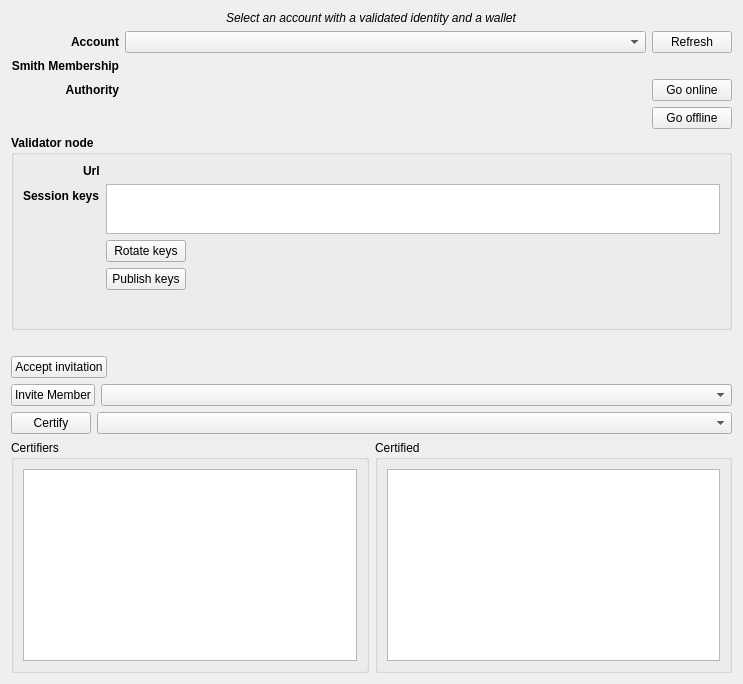
<?xml version="1.0" encoding="UTF-8"?>
<ui version="4.0">
 <class>SmithWidget</class>
 <widget class="QWidget" name="SmithWidget">
  <property name="geometry">
   <rect>
    <x>0</x>
    <y>0</y>
    <width>743</width>
    <height>684</height>
   </rect>
  </property>
  <property name="sizePolicy">
   <sizepolicy hsizetype="Preferred" vsizetype="Preferred">
    <horstretch>0</horstretch>
    <verstretch>0</verstretch>
   </sizepolicy>
  </property>
  <property name="windowTitle">
   <string>Smith</string>
  </property>
  <layout class="QVBoxLayout" name="verticalLayout_2">
   <item alignment="Qt::AlignHCenter">
    <widget class="QLabel" name="label">
     <property name="font">
      <font>
       <italic>true</italic>
      </font>
     </property>
     <property name="text">
      <string>Select an account with a validated identity and a wallet</string>
     </property>
    </widget>
   </item>
   <item>
    <layout class="QGridLayout" name="gridLayout">
     <item row="2" column="2">
      <widget class="QPushButton" name="goOnlineButton">
       <property name="sizePolicy">
        <sizepolicy hsizetype="Fixed" vsizetype="Fixed">
         <horstretch>0</horstretch>
         <verstretch>0</verstretch>
        </sizepolicy>
       </property>
       <property name="text">
        <string>Go online</string>
       </property>
      </widget>
     </item>
     <item row="2" column="1">
      <widget class="QLabel" name="authorityValueLabel">
       <property name="text">
        <string/>
       </property>
      </widget>
     </item>
     <item row="0" column="1">
      <widget class="QComboBox" name="accountComboBox">
       <property name="sizePolicy">
        <sizepolicy hsizetype="Expanding" vsizetype="Fixed">
         <horstretch>0</horstretch>
         <verstretch>0</verstretch>
        </sizepolicy>
       </property>
       <property name="toolTip">
        <string/>
       </property>
       <property name="editable">
        <bool>false</bool>
       </property>
       <property name="minimumContentsLength">
        <number>0</number>
       </property>
      </widget>
     </item>
     <item row="0" column="0">
      <widget class="QLabel" name="accountLabel">
       <property name="font">
        <font>
         <weight>75</weight>
         <bold>true</bold>
        </font>
       </property>
       <property name="text">
        <string>Account</string>
       </property>
       <property name="alignment">
        <set>Qt::AlignRight|Qt::AlignTrailing|Qt::AlignVCenter</set>
       </property>
      </widget>
     </item>
     <item row="1" column="0">
      <widget class="QLabel" name="membershipLabel">
       <property name="font">
        <font>
         <weight>75</weight>
         <bold>true</bold>
        </font>
       </property>
       <property name="text">
        <string>Smith Membership</string>
       </property>
       <property name="alignment">
        <set>Qt::AlignRight|Qt::AlignTrailing|Qt::AlignVCenter</set>
       </property>
      </widget>
     </item>
     <item row="1" column="1">
      <widget class="QLabel" name="membershipValueLabel">
       <property name="text">
        <string/>
       </property>
      </widget>
     </item>
     <item row="0" column="2">
      <widget class="QPushButton" name="refreshSmithButton">
       <property name="toolTip">
        <string>Refresh nodes from network</string>
       </property>
       <property name="text">
        <string>Refresh</string>
       </property>
       <property name="icon">
        <iconset resource="../../icons/tikka.slots.pyqt.resources.icons.index.qrc">
         <normaloff>:/icons/refresh_icon</normaloff>:/icons/refresh_icon</iconset>
       </property>
      </widget>
     </item>
     <item row="2" column="0">
      <widget class="QLabel" name="authorityLabel">
       <property name="font">
        <font>
         <weight>75</weight>
         <bold>true</bold>
        </font>
       </property>
       <property name="text">
        <string>Authority</string>
       </property>
       <property name="alignment">
        <set>Qt::AlignRight|Qt::AlignTrailing|Qt::AlignVCenter</set>
       </property>
      </widget>
     </item>
     <item row="3" column="2">
      <widget class="QPushButton" name="goOfflineButton">
       <property name="sizePolicy">
        <sizepolicy hsizetype="Fixed" vsizetype="Fixed">
         <horstretch>0</horstretch>
         <verstretch>0</verstretch>
        </sizepolicy>
       </property>
       <property name="text">
        <string>Go offline</string>
       </property>
      </widget>
     </item>
     <item row="1" column="2">
      <widget class="QLabel" name="loaderIconLabel">
       <property name="sizePolicy">
        <sizepolicy hsizetype="Preferred" vsizetype="Preferred">
         <horstretch>0</horstretch>
         <verstretch>0</verstretch>
        </sizepolicy>
       </property>
       <property name="maximumSize">
        <size>
         <width>16</width>
         <height>16</height>
        </size>
       </property>
       <property name="baseSize">
        <size>
         <width>16</width>
         <height>16</height>
        </size>
       </property>
       <property name="text">
        <string/>
       </property>
       <property name="pixmap">
        <pixmap resource="../../icons/tikka.slots.pyqt.resources.icons.index.qrc">:/icons/loader</pixmap>
       </property>
       <property name="scaledContents">
        <bool>true</bool>
       </property>
       <property name="alignment">
        <set>Qt::AlignCenter</set>
       </property>
      </widget>
     </item>
    </layout>
   </item>
   <item>
    <widget class="QGroupBox" name="validatorNodeGroupBox">
     <property name="sizePolicy">
      <sizepolicy hsizetype="Expanding" vsizetype="Expanding">
       <horstretch>0</horstretch>
       <verstretch>0</verstretch>
      </sizepolicy>
     </property>
     <property name="font">
      <font>
       <weight>75</weight>
       <bold>true</bold>
      </font>
     </property>
     <property name="autoFillBackground">
      <bool>false</bool>
     </property>
     <property name="title">
      <string>Validator node</string>
     </property>
     <layout class="QFormLayout" name="formLayout">
      <property name="labelAlignment">
       <set>Qt::AlignRight|Qt::AlignTrailing|Qt::AlignVCenter</set>
      </property>
      <item row="0" column="0">
       <widget class="QLabel" name="urlLabel">
        <property name="font">
         <font>
          <weight>75</weight>
          <bold>true</bold>
         </font>
        </property>
        <property name="text">
         <string>Url</string>
        </property>
       </widget>
      </item>
      <item row="1" column="0">
       <widget class="QLabel" name="sessionKeysLabel">
        <property name="font">
         <font>
          <weight>75</weight>
          <bold>true</bold>
         </font>
        </property>
        <property name="text">
         <string>Session keys</string>
        </property>
       </widget>
      </item>
      <item row="0" column="1">
       <widget class="QLabel" name="urlValueLabel">
        <property name="text">
         <string/>
        </property>
       </widget>
      </item>
      <item row="2" column="1">
       <widget class="QPushButton" name="rotateKeysButton">
        <property name="sizePolicy">
         <sizepolicy hsizetype="Fixed" vsizetype="Fixed">
          <horstretch>0</horstretch>
          <verstretch>0</verstretch>
         </sizepolicy>
        </property>
        <property name="font">
         <font>
          <weight>50</weight>
          <bold>false</bold>
         </font>
        </property>
        <property name="text">
         <string>Rotate keys</string>
        </property>
       </widget>
      </item>
      <item row="3" column="1">
       <widget class="QPushButton" name="publishKeysButton">
        <property name="sizePolicy">
         <sizepolicy hsizetype="Fixed" vsizetype="Fixed">
          <horstretch>0</horstretch>
          <verstretch>0</verstretch>
         </sizepolicy>
        </property>
        <property name="font">
         <font>
          <weight>50</weight>
          <bold>false</bold>
         </font>
        </property>
        <property name="text">
         <string>Publish keys</string>
        </property>
       </widget>
      </item>
      <item row="1" column="1">
       <widget class="QTextBrowser" name="sessionKeysTextBrowser">
        <property name="sizePolicy">
         <sizepolicy hsizetype="Expanding" vsizetype="Fixed">
          <horstretch>0</horstretch>
          <verstretch>0</verstretch>
         </sizepolicy>
        </property>
        <property name="maximumSize">
         <size>
          <width>16777215</width>
          <height>50</height>
         </size>
        </property>
        <property name="font">
         <font>
          <weight>50</weight>
          <bold>false</bold>
         </font>
        </property>
       </widget>
      </item>
     </layout>
    </widget>
   </item>
   <item>
    <widget class="QLabel" name="errorLabel">
     <property name="styleSheet">
      <string notr="true">color: red;</string>
     </property>
     <property name="text">
      <string/>
     </property>
     <property name="alignment">
      <set>Qt::AlignCenter</set>
     </property>
    </widget>
   </item>
   <item>
    <widget class="QPushButton" name="acceptInvitationButton">
     <property name="sizePolicy">
      <sizepolicy hsizetype="Fixed" vsizetype="Fixed">
       <horstretch>0</horstretch>
       <verstretch>0</verstretch>
      </sizepolicy>
     </property>
     <property name="text">
      <string>Accept invitation</string>
     </property>
    </widget>
   </item>
   <item>
    <layout class="QHBoxLayout" name="horizontalLayout_2">
     <item>
      <widget class="QPushButton" name="inviteButton">
       <property name="sizePolicy">
        <sizepolicy hsizetype="Fixed" vsizetype="Fixed">
         <horstretch>0</horstretch>
         <verstretch>0</verstretch>
        </sizepolicy>
       </property>
       <property name="text">
        <string>Invite Member</string>
       </property>
      </widget>
     </item>
     <item>
      <widget class="QComboBox" name="inviteAccountComboBox"/>
     </item>
    </layout>
   </item>
   <item>
    <layout class="QHBoxLayout" name="horizontalLayout">
     <item>
      <widget class="QPushButton" name="certifyButton">
       <property name="sizePolicy">
        <sizepolicy hsizetype="Fixed" vsizetype="Fixed">
         <horstretch>0</horstretch>
         <verstretch>0</verstretch>
        </sizepolicy>
       </property>
       <property name="text">
        <string>Certify</string>
       </property>
      </widget>
     </item>
     <item>
      <widget class="QComboBox" name="certifySmithComboBox"/>
     </item>
    </layout>
   </item>
   <item>
    <layout class="QHBoxLayout" name="horizontalLayout_3">
     <item>
      <widget class="QGroupBox" name="certifiersGroupBox">
       <property name="sizePolicy">
        <sizepolicy hsizetype="Preferred" vsizetype="Preferred">
         <horstretch>0</horstretch>
         <verstretch>0</verstretch>
        </sizepolicy>
       </property>
       <property name="title">
        <string>Certifiers</string>
       </property>
       <layout class="QHBoxLayout" name="horizontalLayout_4">
        <item>
         <widget class="QListWidget" name="certifiersListWidget">
          <property name="sizePolicy">
           <sizepolicy hsizetype="Preferred" vsizetype="Expanding">
            <horstretch>0</horstretch>
            <verstretch>0</verstretch>
           </sizepolicy>
          </property>
         </widget>
        </item>
       </layout>
      </widget>
     </item>
     <item>
      <widget class="QGroupBox" name="certifiedGroupBox">
       <property name="title">
        <string>Certified</string>
       </property>
       <layout class="QHBoxLayout" name="horizontalLayout_5">
        <item>
         <widget class="QListWidget" name="certifiedListWidget">
          <property name="sizePolicy">
           <sizepolicy hsizetype="Preferred" vsizetype="Expanding">
            <horstretch>0</horstretch>
            <verstretch>0</verstretch>
           </sizepolicy>
          </property>
         </widget>
        </item>
       </layout>
      </widget>
     </item>
    </layout>
   </item>
  </layout>
 </widget>
 <tabstops>
  <tabstop>accountComboBox</tabstop>
  <tabstop>refreshSmithButton</tabstop>
  <tabstop>rotateKeysButton</tabstop>
  <tabstop>publishKeysButton</tabstop>
  <tabstop>sessionKeysTextBrowser</tabstop>
 </tabstops>
 <resources>
  <include location="../../icons/tikka.slots.pyqt.resources.icons.index.qrc"/>
 </resources>
 <connections/>
</ui>
